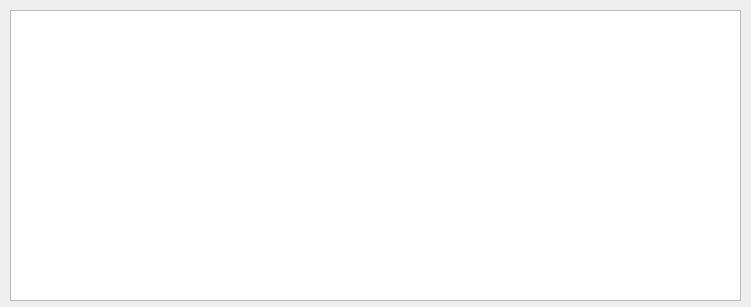
<?xml version="1.0" encoding="UTF-8"?>
<ui version="4.0">
 <class>Dialog</class>
 <widget class="QDialog" name="Dialog">
  <property name="geometry">
   <rect>
    <x>0</x>
    <y>0</y>
    <width>751</width>
    <height>307</height>
   </rect>
  </property>
  <property name="windowTitle">
   <string>Dialog</string>
  </property>
  <widget class="QTableWidget" name="history_table">
   <property name="geometry">
    <rect>
     <x>10</x>
     <y>10</y>
     <width>731</width>
     <height>291</height>
    </rect>
   </property>
  </widget>
 </widget>
 <resources/>
 <connections/>
</ui>
